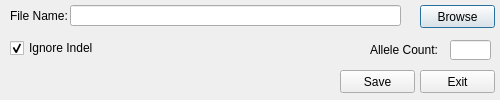
<?xml version="1.0" encoding="UTF-8"?>
<ui version="4.0">
 <class>ReportDlg</class>
 <widget class="QDialog" name="ReportDlg">
  <property name="geometry">
   <rect>
    <x>0</x>
    <y>0</y>
    <width>500</width>
    <height>100</height>
   </rect>
  </property>
  <property name="windowTitle">
   <string>Export</string>
  </property>
  <property name="windowIcon">
   <iconset resource="../hla.qrc">
    <normaloff>:/png/images/about.png</normaloff>:/png/images/about.png</iconset>
  </property>
  <widget class="QLabel" name="label">
   <property name="geometry">
    <rect>
     <x>10</x>
     <y>8</y>
     <width>61</width>
     <height>16</height>
    </rect>
   </property>
   <property name="text">
    <string>File Name:</string>
   </property>
  </widget>
  <widget class="QLineEdit" name="lineEdit_path">
   <property name="geometry">
    <rect>
     <x>70</x>
     <y>5</y>
     <width>331</width>
     <height>21</height>
    </rect>
   </property>
  </widget>
  <widget class="QPushButton" name="btnBrowse">
   <property name="geometry">
    <rect>
     <x>420</x>
     <y>5</y>
     <width>75</width>
     <height>23</height>
    </rect>
   </property>
   <property name="text">
    <string>Browse</string>
   </property>
  </widget>
  <widget class="QCheckBox" name="checkBox">
   <property name="geometry">
    <rect>
     <x>10</x>
     <y>40</y>
     <width>101</width>
     <height>16</height>
    </rect>
   </property>
   <property name="text">
    <string>Ignore Indel</string>
   </property>
   <property name="checked">
    <bool>true</bool>
   </property>
  </widget>
  <widget class="QLabel" name="label_2">
   <property name="geometry">
    <rect>
     <x>370</x>
     <y>40</y>
     <width>81</width>
     <height>20</height>
    </rect>
   </property>
   <property name="text">
    <string>Allele Count:</string>
   </property>
  </widget>
  <widget class="QLineEdit" name="lineEdit_count">
   <property name="geometry">
    <rect>
     <x>450</x>
     <y>40</y>
     <width>41</width>
     <height>20</height>
    </rect>
   </property>
  </widget>
  <widget class="QPushButton" name="btnSave">
   <property name="geometry">
    <rect>
     <x>340</x>
     <y>70</y>
     <width>75</width>
     <height>23</height>
    </rect>
   </property>
   <property name="text">
    <string>Save</string>
   </property>
  </widget>
  <widget class="QPushButton" name="btnExit">
   <property name="geometry">
    <rect>
     <x>420</x>
     <y>70</y>
     <width>75</width>
     <height>23</height>
    </rect>
   </property>
   <property name="text">
    <string>Exit</string>
   </property>
  </widget>
 </widget>
 <resources>
  <include location="../hla.qrc"/>
 </resources>
 <connections/>
</ui>
